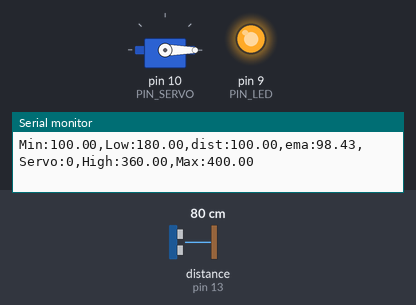
Simulated run of this sketch. Board: Arduino Uno, built with avr-gcc and run on an emulated ATmega328P. Parts: servo, output pins drawn as LEDs (lit = HIGH), the last lines printed to the serial monitor. Wiring (inferred from the names in the program): ultrasonic range finder: trigger pin 12; echo pin 13. The test bench sets the inputs (shaded band); at power-on: distance to the obstacle (sensor on pin 13) 80 cm. The echo pulse lasts 58.3 µs per cm; pins used as bus, display or sensor lines are not drawn.

Above: at 1.2 s.
1.3 s: distance to the obstacle (sensor on pin 13) set to 44 cm
2.8 s: distance to the obstacle (sensor on pin 13) set to 37 cm
At 4.1 s:
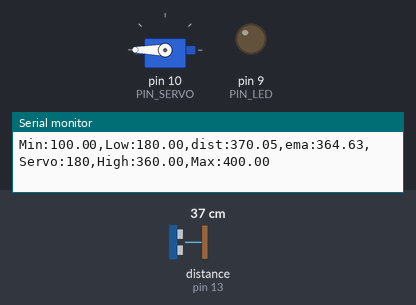
4.5 s: distance to the obstacle (sensor on pin 13) set to 35 cm
At 5.4 s:
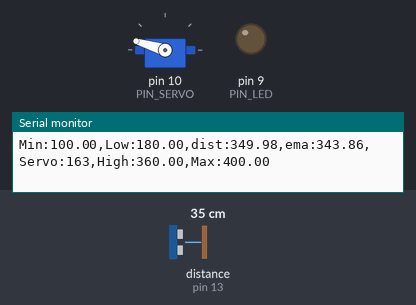
6.2 s: distance to the obstacle (sensor on pin 13) set to 18 cm
At 7.0 s:
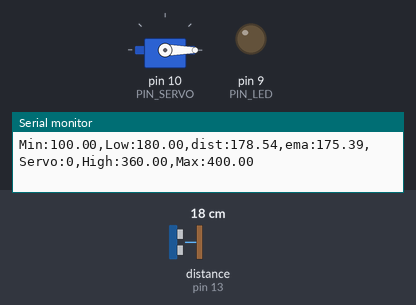
7.8 s: distance to the obstacle (sensor on pin 13) set to 12 cm
9.3 s: distance to the obstacle (sensor on pin 13) set to 9 cm
At 10.2 s:
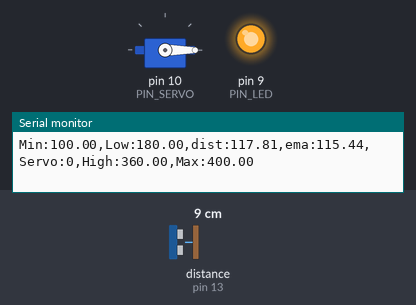
Timing chart, 0 to 11.8 s (numbered marks = the images above; inputs shaded):
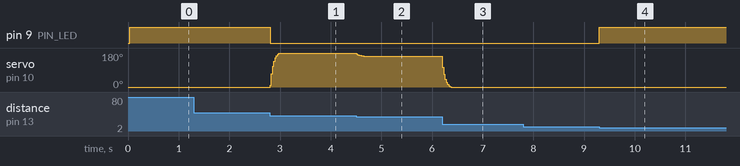

Measured:
- the behaviour switches between 40 and 39 cm on distance to the obstacle (sensor on pin 13) (found by bisection; images 0 and 1)
- the behaviour switches between 11 and 10 cm on distance to the obstacle (sensor on pin 13) (found by bisection; images 3 and 4)
- after the input at 2.8 s, pin 9 (PIN_LED): HIGH → LOW at once; servo on pin 10 (PIN_SERVO): moves from 0° to 180° over 0.20 s, starting at once
- after the input at 4.5 s, servo on pin 10 (PIN_SERVO): 180° → 163° at once
- after the input at 6.2 s, servo on pin 10 (PIN_SERVO): 163° → 0° at once
- after the input at 9.3 s, pin 9 (PIN_LED): LOW → HIGH at once

The sketch:

11_example_1.ino
```cpp
#include <Servo.h>

// Arduino pin assignment
#define PIN_LED   9   // LED active-low
#define PIN_TRIG  12  // sonar sensor TRIGGER
#define PIN_ECHO  13  // sonar sensor ECHO
#define PIN_SERVO 10  // servi motor

// configurable parameters for sonar
#define SND_VEL 346.0     // sound velocity at 24 celsius degree (unit: m/sec)
#define INTERVAL 25      // sampling interval (unit: msec)
#define PULSE_DURATION 10 // ultra-sound Pulse Duration (unit: usec)
#define _DIST_MIN 100.0   // minimum distance to be measured (unit: mm)
#define _DIST_MAX 400.0   // maximum distance to be measured (unit: mm)

#define TIMEOUT ((INTERVAL / 2) * 1000.0) // maximum echo waiting time (unit: usec)
#define SCALE (0.001 * 0.5 * SND_VEL) // coefficent to convert duration to distance

#define _EMA_ALPHA 0.34    // EMA weight of new sample (range: 0 to 1)
                          // Setting EMA to 1 effectively disables EMA filter.
#define _K 10             // EMA repeat times.

// Target Distance
#define _TARGET_LOW  180.0
#define _TARGET_HIGH 360.0

// duty duration for myservo.writeMicroseconds()
// NEEDS TUNING (servo by servo)

#define _DUTY_MIN 600 // servo full clockwise position (0 degree)
#define _DUTY_NEU 1500 // servo neutral position (90 degree)
#define _DUTY_MAX 2400 // servo full counterclockwise position (180 degree)

// global variables
float  dist_ema, dist_prev = _DIST_MAX; // unit: mm
unsigned long last_sampling_time; // unit: ms
unsigned long dist_prevs[10]; // unit: mm
int k = 1; // unit: times

Servo myservo;

void setup() {
  // initialize GPIO pins
  pinMode(PIN_LED, OUTPUT);
  pinMode(PIN_TRIG, OUTPUT);  // sonar TRIGGER
  pinMode(PIN_ECHO, INPUT);   // sonar ECHO
  digitalWrite(PIN_TRIG, LOW);  // turn-off Sonar

  myservo.attach(PIN_SERVO);
  myservo.writeMicroseconds(_DUTY_NEU);
  myservo.write(0);

  // initialize USS related variables
  dist_prev = _DIST_MIN; // raw distance output from USS (unit: mm)

  // initialize serial port
  Serial.begin(57600);
}

void loop() {
  float  dist_raw;

  // wait until next sampling time.
  if (millis() < (last_sampling_time + INTERVAL))
    return;

  dist_raw = USS_measure(PIN_TRIG, PIN_ECHO); // read distance

  if (dist_raw < _DIST_MIN) {
    dist_raw = dist_prev;           // cut lower than minimum
    digitalWrite(PIN_LED, 1);       // LED OFF
  } else if (dist_raw > _DIST_MAX) {
    dist_raw = dist_prev;           // Cut higher than maximum
    digitalWrite(PIN_LED, 1);       // LED OFF
  } else {    // In desired Range
    digitalWrite(PIN_LED, 0);       // LED ON
    dist_prev = dist_raw;
  }

  if(k < 10){
    dist_prevs[10-k] = dist_raw;
    k++;
    return;
  }

  dist_ema = EMA_calculate(0, dist_raw);
  for (int i = 9;i > 0;i--){
    dist_prevs[i] = dist_prevs[i-1];
  }
  dist_prevs[0] = dist_raw;

  // adjust servo position according to the USS read value

  // add your code here!
  // Use _TARGET_LOW, _TARGTE_HIGH
  if(dist_ema <= _TARGET_LOW){
    myservo.write(0);
  }
  else if(dist_ema < _TARGET_HIGH){
    myservo.write((dist_ema - 180.0));
  }
  else if(dist_ema >= _TARGET_HIGH){
    myservo.write(180);
  }

  // output the distance to the serial port
  Serial.print("Min:");    Serial.print(_DIST_MIN);
  Serial.print(",Low:");   Serial.print(_TARGET_LOW);
  Serial.print(",dist:");  Serial.print(dist_raw);
  Serial.print(",ema:");   Serial.print(dist_ema);
  Serial.print(",Servo:"); Serial.print(myservo.read());
  Serial.print(",High:");  Serial.print(_TARGET_HIGH);
  Serial.print(",Max:");   Serial.print(_DIST_MAX);
  Serial.println("");

  // update last sampling time
  last_sampling_time += INTERVAL;
}

float EMA_calculate(int t, float dist){
  if (t < _K - 1){
    t++;
    return (1 - _EMA_ALPHA) * EMA_calculate(t, dist_prevs[t - 1]) + _EMA_ALPHA * dist;
  }
  return _EMA_ALPHA * dist;
}

// get a distance reading from USS. return value is in millimeter.
float USS_measure(int TRIG, int ECHO)
{
  digitalWrite(TRIG, HIGH);
  delayMicroseconds(PULSE_DURATION);
  digitalWrite(TRIG, LOW);

  return pulseIn(ECHO, HIGH, TIMEOUT) * SCALE; // unit: mm

  // Pulse duration to distance conversion example (target distance = 17.3m)
  // - round trip distance: 34.6m
  // - expected pulse duration: 0.1 sec, or 100,000us
  // - pulseIn(ECHO, HIGH, timeout) * 0.001 * 0.5 * SND_VEL
  //        = 100,000 micro*sec * 0.001 milli/micro * 0.5 * 346 meter/sec
  //        = 100,000 * 0.001 * 0.5 * 346 * micro * sec * milli * meter
  //                                        ----------------------------
  //                                         micro * sec
  //        = 100 * 173 milli*meter = 17,300 mm = 17.3m
  // pulseIn() returns microseconds.
}
```
